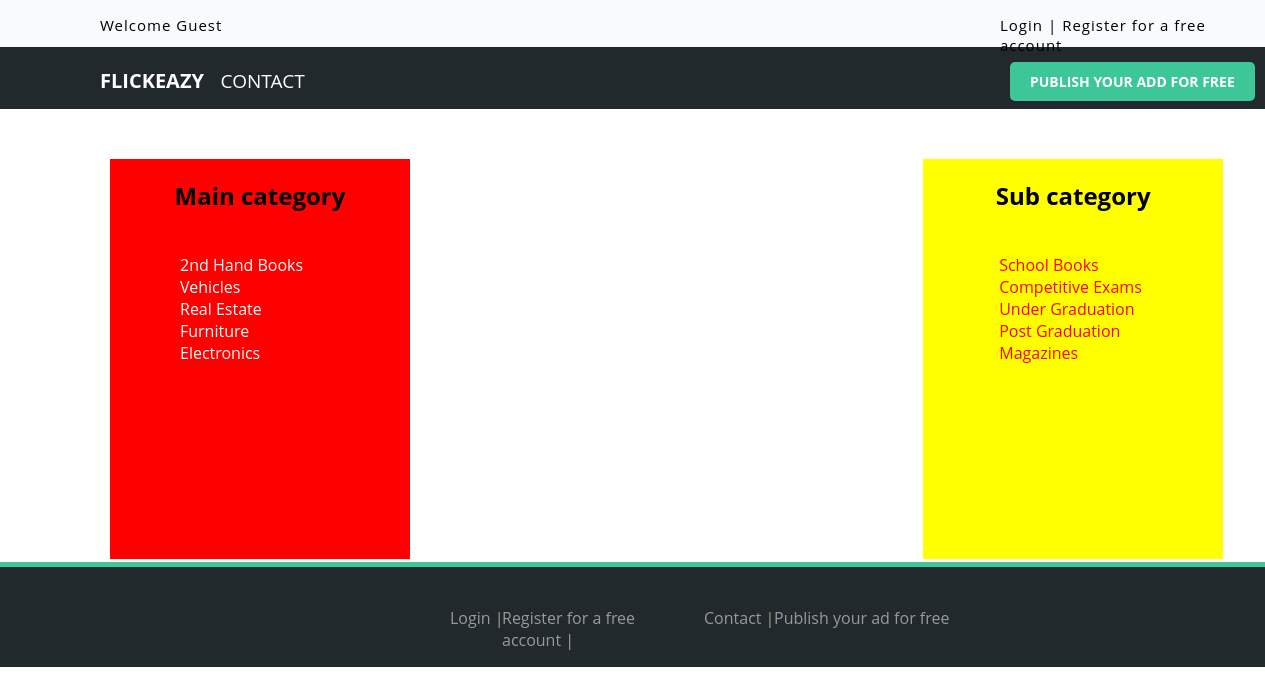
/category_list.php?cid=1&usertype=1, run on the app's committed database.
### tables this page shows
CREATE TABLE IF NOT EXISTS `category_detail` (
  `cid` int(11) NOT NULL AUTO_INCREMENT,
  `category_name` varchar(50) NOT NULL,
  `category_display_name` varchar(50) NOT NULL,
  `category_type` varchar(20) NOT NULL,
  `parent_id` int(11) NOT NULL,
  PRIMARY KEY (`cid`)
);

### category_list.php (the view)
<?php
	include("header.php");
?>
<div id="content">
	  <div id="box1">
      <h2 align="center">Main category</h2><br>
      <?php
	  	include("dbconnect.php");
		$rs_cat=mysqli_query($con,"select cid,category_display_name from category_detail where parent_id=0");
		while($row1=mysqli_fetch_array($rs_cat))
		{
			$id=$row1['cid'];
			echo "<a href='category_list.php?cid=$id&usertype=1' style='color:white;padding-left:70px;'>";
			echo $row1['category_display_name'];
			echo "</a>";
			echo "<br>";
		}
echo "</div>";
	  echo "<div id='box2'>";
       echo "<h2 align='center'>Sub category</h2><br>";
			if(isset($_REQUEST['cid']))
		{
			$parent_cat_id=$_REQUEST['cid'];
		$rs_sub_cat=mysqli_query($con,"select cid,category_display_name from category_detail where parent_id=$parent_cat_id");
		while($row2=mysqli_fetch_array($rs_sub_cat))
		{
			echo "<div style='color:red;padding-left:76px;'>";
			echo $row2['category_display_name'];
	 	    echo "</div>";
		}
	}
	  echo "</div>";
?>
</div>
<?php
	include("footer.php");
?>

### style/stylesheet.css (style rules this page uses)
body { background-color:white; margin:0px; padding:0px; font-family:'Open Sans', sans-serif; }
#maincontainer a { text-decoration:none; }
#content { width:88%; height:auto; min-height:403px; padding-top:50px; padding-left:110px; }
#content a { text-decoration:none; }
#box1 { width:300px; background-color:red; min-height:400px; display:inline-block; }
#box2 { width:300px; background-color:yellow; min-height:400px; float:right; }

### data on the page
category_detail: category_display_name "2nd Hand Books"
category_detail: category_display_name "Vehicles"
category_detail: category_display_name "Real Estate"
category_detail: category_display_name "Furniture"
category_detail: category_display_name "Electronics"
category_detail: category_display_name "School Books"
category_detail: category_display_name "Competitive Exams"
category_detail: category_display_name "Under Graduation"
category_detail: category_display_name "Post Graduation"
category_detail: category_display_name "Magazines"
